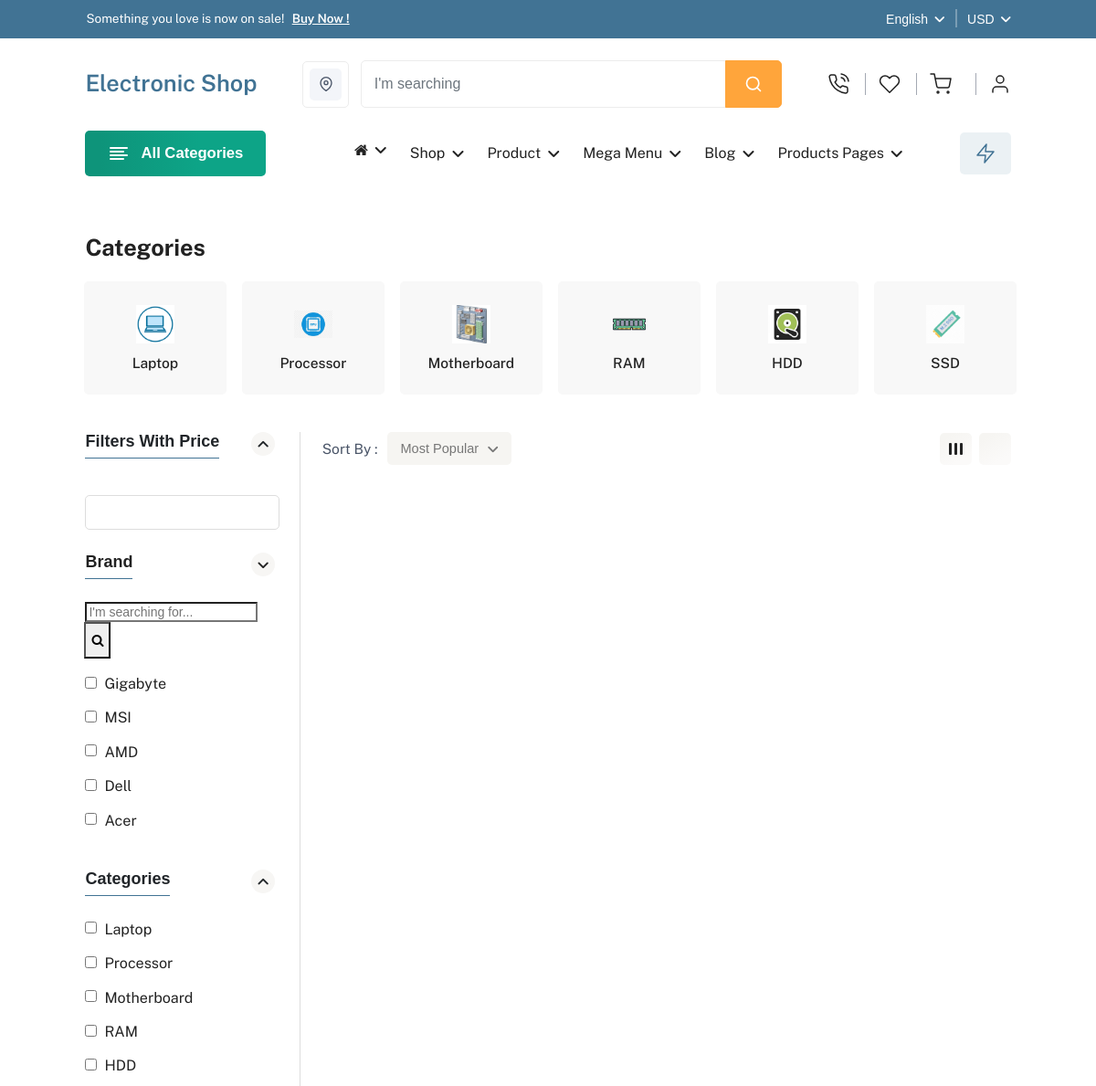
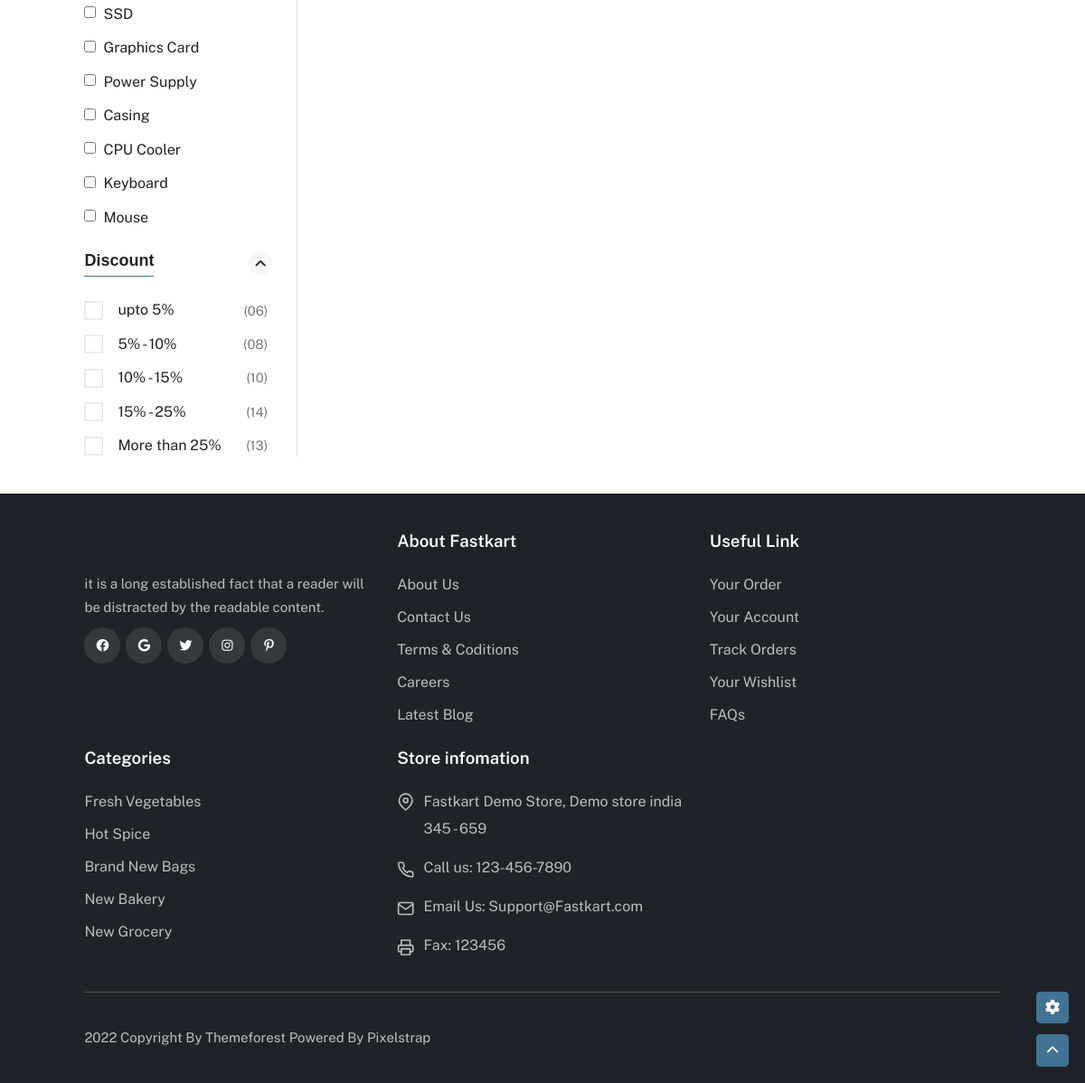
Screenshot of /Search_Products_results/ with the database file from the repository (2 pictures, top to bottom).
### Products/models.py (models this page shows, shortened)
class Categoriys(models.Model):
    Category_Image = models.ImageField(default="ProductsImage/Catagory_Image/CatagoryDefultImage.png",
                                       upload_to="ProductsImage/Catagory_Image")
    Category_Name = models.CharField(max_length=50, null=True, blank=True)

class Brand(models.Model):
    Brand_Name = models.CharField(max_length=50, null=True, blank=True)

### Products/views.py (the view, shortened to what this page needs)
# urls.py: path('Search_Products_results/', Search_Products_results, name="Search_Products_results"),
def Search_Products_results(request):
    user = request.user
    if user.is_authenticated:
        count = Cart.objects.filter(user=user).count()
    cat = Categoriys.objects.all()
    brand = Brand.objects.all()
    if user.is_authenticated:
        count_wish = wishlist.objects.filter(user=user).count()
    if request.method == "GET":
        query = request.GET.get("search")
        if query:
            query_set = (Q(Category__Category_Name__icontains=query)) | (
                Q(Product_Brand__Brand_Name__icontains=query)) | (Q(Product_Name__icontains=query))
            page_obj = Products.objects.filter(query_set).distinct()
        else:
            page_obj = []
    return render(request, 'Products/Products_Category_Show.html', locals())

### templates/Products/Products_Category_Show.html (shortened to what this page needs)
{% extends "base.html" %}
{% load static %}
{% block body %}
<section>
    <div class="container-fluid-lg">
        <div class="title">
            <h2>Categories</h2>
        </div>
        <div class="row">
            <div class="col-12">
                <div class="slider-9">
                    {% for c in cat %}
                    <div>
                        <a href="{% url 'Products_Category_Show' c.id %}"
                           class="category-box category-dark wow fadeInUp">
                            <div>
                                <img src="{{c.Category_Image.url}}" class="blur-up lazyload" alt="">
                                <h5>{{c.Category_Name}}</h5>
                            </div>
                        </a>
                    </div>
                    {% endfor %}
                </div>
            </div>
        </div>
    </div>
</section>
<section class="section-b-space shop-section">
    <div class="container-fluid-lg">
        <div class="row">
            <div class="col-custome-3 wow fadeInUp">
                <div class="left-box">
                    <div class="shop-left-sidebar">
                        <div class="accordion custome-accordion" id="accordionExample">
                        {% include "Products/Filter.html" %}
                        </div>
                    </div>
                </div>
            </div>
            <div class="col-custome-9 wow fadeInUp">
                <div class="show-button">
                    <div class="top-filter-menu">
                        <div class="category-dropdown">
                            <h5 class="text-content">Sort By :</h5>
                            <div class="dropdown">
                                <button class="dropdown-toggle" type="button" id="dropdownMenuButton1"
                                        data-bs-toggle="dropdown">
                                    <span>Most Popular</span> <i class="fa-solid fa-angle-down"></i>
                                </button>
                            </div>
                        </div>
                        <div class="grid-option d-none d-md-block">
                            <ul>
                                <li class="three-grid">
                                    <a href="javascript:void(0)">
                                        <img src="{% static 'assets/svg/grid-3.svg' %}" class="blur-up lazyload" alt="">
                                    </a>
                                </li>
                                <li class="list-btn">
                                    <a href="javascript:void(0)">
                                    </a>
                                </li>
                            </ul>
                        </div>
                    </div>
                </div>
            </div>
        </div>
    </div>
</section>
<div class="theme-option">
    <div class="setting-box">
        <button class="btn setting-button">
        </button>
    </div>
    <div class="back-to-top">
        <a id="back-to-top" href="#">
        </a>
    </div>
</div>
{% endblock body %}

### templates/Products/Filter.html (shortened to what this page needs)
{% load static %}
                            <div class="accordion-item">
                                <h2 class="accordion-header" id="panelsStayOpen-headingThree">
                                    <button class="accordion-button collapsed" type="button"
                                            data-bs-toggle="collapse" data-bs-target="#collapseThree"
                                            aria-expanded="false" aria-controls="collapseThree">
                                        <span>Filters With Price</span>
                                    </button>
                                </h2>
                                <div id="collapseThree" class="accordion-collapse collapse show"
                                     aria-labelledby="panelsStayOpen-headingThree">
                                    <div class="accordion-body">
                                        <div class="range-slider">
                                            <input type="text" class="js-range-slider" value="">
                                        </div>
                                    </div>
                                </div>
                            </div>
                            <div class="accordion-item">
                                <h2 class="accordion-header" id="panelsStayOpen-headingOne">
                                    <button class="accordion-button" type="button" data-bs-toggle="collapse"
                                            data-bs-target="#collapseOne" aria-expanded="true"
                                            aria-controls="collapseOne">
                                        <span>Brand</span>
                                    </button>
                                </h2>
                                <div id="collapseOne" class="accordion-collapse collapse show"
                                     aria-labelledby="panelsStayOpen-headingOne">
                                    <div class="accordion-body">
                                        <div class="form-floating theme-form-floating-2 mb-3">
                                            <form action="{% url 'Search_Products_results'%}" method="GET">
                                                <div class="">
                                                    <div class="input-group">
                                                        <input type="search" class="filter-checkbox" placeholder="I'm searching for..."
                                                               aria-label="Recipient's username" aria-describedby="button-addon2" name="search">
                                                        <button type="submit" style="height: 40px;">
                                                            <i class="fa fa-search" aria-hidden="true"></i>
                                                        </button>
                                                    </div>
                                                </div>
                                            </form>
                                        </div>
                                        <ul class="category-list custom-padding custom-height">
                                            {% for b in brand %}
                                            <li>
                                                <div class="form-check ps-0 m-0 category-list-box">
                                                    <input class="filter-checkbox" data-filter="brand" value="{{b.id}}" type="checkbox">
                                                    <label class="form-check-label" >
                                                        <span class="name">{{b.Brand_Name}}</span>
                                                    </label>
                                                </div>
                                            </li>
                                            {% endfor %}
                                        </ul>
                                    </div>
                                </div>
                            </div>
                            <div class="accordion-item">
                                <h2 class="accordion-header" id="panelsStayOpen-headingTwo">
                                    <button class="accordion-button collapsed" type="button"
                                            data-bs-toggle="collapse" data-bs-target="#collapseTwo"
                                            aria-expanded="false" aria-controls="collapseTwo">
                                        <span>Categories</span>
                                    </button>
                                </h2>
                                <div id="collapseTwo" class="accordion-collapse collapse show"
                                     aria-labelledby="panelsStayOpen-headingTwo">
                                    <div class="accordion-body">
                                        <ul class="category-list custom-padding">
                                            {% for c in cat %}
                                            <li>
                                                <div class="form-check ps-0 m-0 category-list-box">
                                                    <input class="filter-checkbox" data-filter="category" value="{{c.id}}" type="checkbox" >
                                                    <label class="form-check-label">
                                                        <span class="name">{{c.Category_Name}}</span>
                                                    </label>
                                                </div>
                                            </li>
                                            {% endfor %}
                                        </ul>
                                    </div>
                                </div>
                            </div>
                            <div class="accordion-item">
                                <h2 class="accordion-header" id="panelsStayOpen-headingFour">
                                    <button class="accordion-button collapsed" type="button"
                                            data-bs-toggle="collapse" data-bs-target="#collapseFour"
                                            aria-expanded="false" aria-controls="collapseFour">
                                        <span>Discount</span>
                                    </button>
                                </h2>
                                <div id="collapseFour" class="accordion-collapse collapse show"
                                     aria-labelledby="panelsStayOpen-headingFour">
                                    <div class="accordion-body">
                                        <ul class="category-list custom-padding">
                                            <li>
                                                <div class="form-check ps-0 m-0 category-list-box">
                                                    <input class="checkbox_animated" type="checkbox"
                                                           id="flexCheckDefault">
                                                    <label class="form-check-label" for="flexCheckDefault">
                                                        <span class="name">upto 5%</span>
                                                        <span class="number">(06)</span>
                                                    </label>
                                                </div>
                                            </li>
                                            <li>
                                                <div class="form-check ps-0 m-0 category-list-box">
                                                    <input class="checkbox_animated" type="checkbox"
                                                           id="flexCheckDefault1">
                                                    <label class="form-check-label" for="flexCheckDefault1">
                                                        <span class="name">5% - 10%</span>
                                                        <span class="number">(08)</span>
                                                    </label>
                                                </div>
                                            </li>
                                            <li>
                                                <div class="form-check ps-0 m-0 category-list-box">
                                                    <input class="checkbox_animated" type="checkbox"
                                                           id="flexCheckDefault2">
                                                    <label class="form-check-label" for="flexCheckDefault2">
                                                        <span class="name">10% - 15%</span>
                                                        <span class="number">(10)</span>
                                                    </label>
                                                </div>
                                            </li>
                                            <li>
                                                <div class="form-check ps-0 m-0 category-list-box">
                                                    <input class="checkbox_animated" type="checkbox"
                                                           id="flexCheckDefault3">
                                                    <label class="form-check-label" for="flexCheckDefault3">
                                                        <span class="name">15% - 25%</span>
                                                        <span class="number">(14)</span>
                                                    </label>
                                                </div>
                                            </li>
                                            <li>
                                                <div class="form-check ps-0 m-0 category-list-box">
                                                    <input class="checkbox_animated" type="checkbox"
                                                           id="flexCheckDefault4">
                                                    <label class="form-check-label" for="flexCheckDefault4">
                                                        <span class="name">More than 25%</span>
                                                        <span class="number">(13)</span>
                                                    </label>
                                                </div>
                                            </li>
                                        </ul>
                                    </div>
                                </div>
                            </div>

### rows the page displays
Categoriys: Category_Image (picture), Category_Name "Laptop"
Categoriys: Category_Image (picture), Category_Name "Processor"
Categoriys: Category_Image (picture), Category_Name "Motherboard"
Categoriys: Category_Image (picture), Category_Name "RAM"
Categoriys: Category_Image (picture), Category_Name "HDD"
Categoriys: Category_Image (picture), Category_Name "SSD"
Brand: Brand_Name "Gigabyte"
Brand: Brand_Name "MSI"
Brand: Brand_Name "AMD"
Brand: Brand_Name "Dell"
Brand: Brand_Name "Acer"
Categoriys: Category_Name "Graphics Card"
Categoriys: Category_Name "Power Supply"
Categoriys: Category_Name "Casing"
Categoriys: Category_Name "CPU Cooler"
Categoriys: Category_Name "Keyboard"
Categoriys: Category_Name "Mouse"
